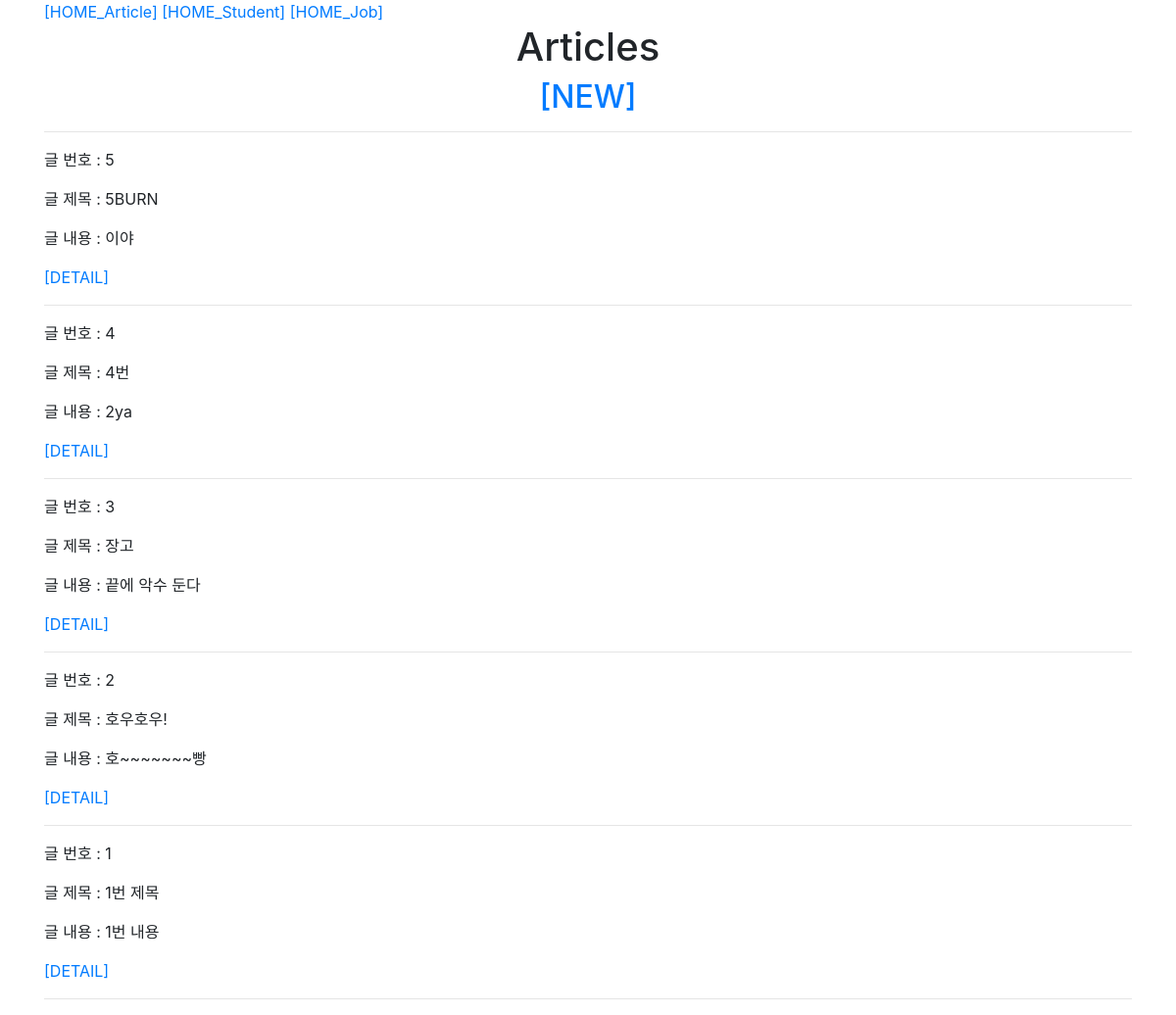
/articles/, run on an earlier commit of the app's database.
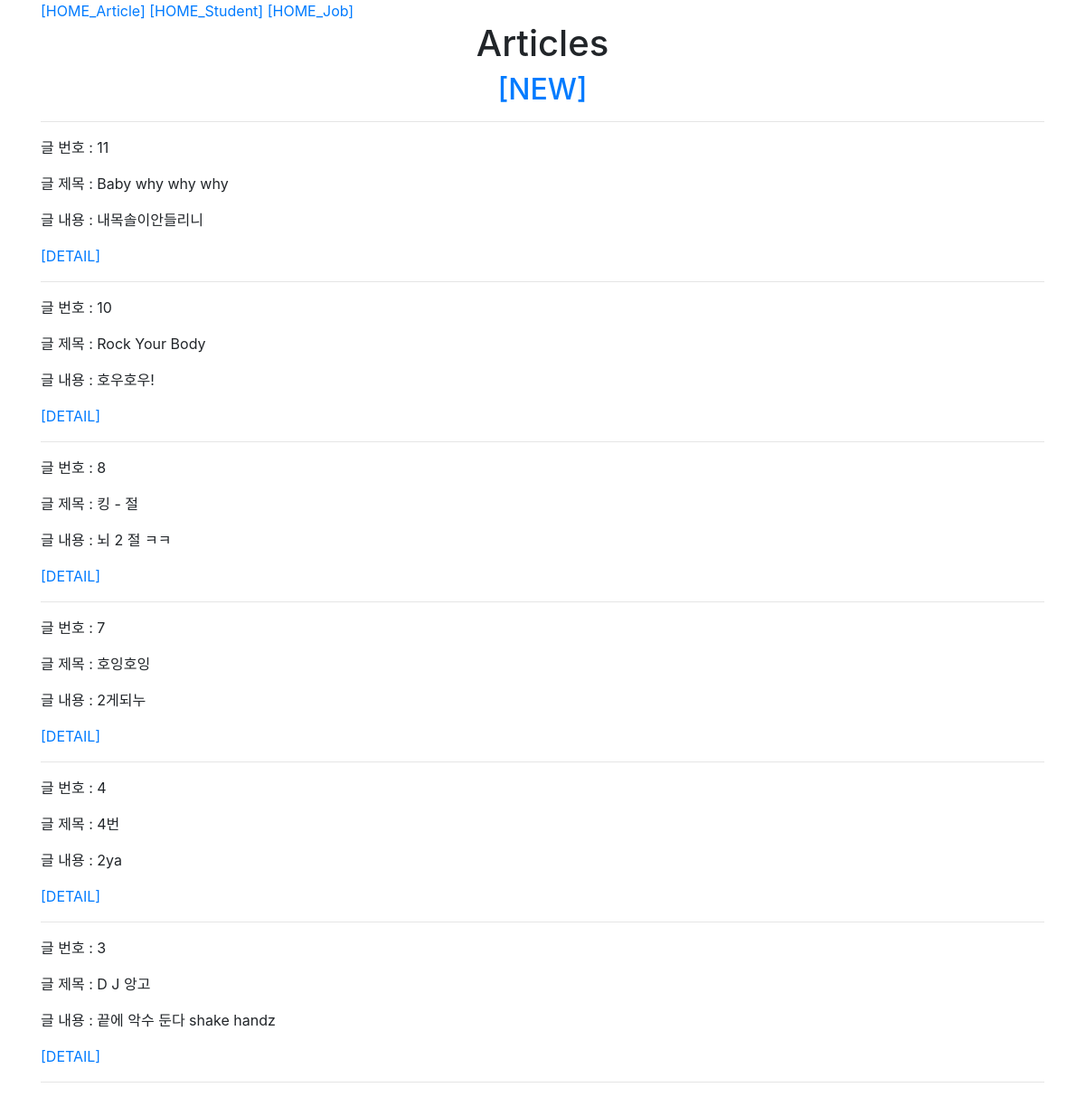
And on a later commit of the database.
### articles/models.py (models this page shows, shortened)
class Article(models.Model):
    title = models.CharField(max_length=20)
    content = models.TextField()
    created_at = models.DateTimeField(auto_now_add=True)
    updated_at = models.DateTimeField(auto_now=True)
    def get_absolute_url(self):
        return reverse('articles:detail', args=[str(self.pk)])
    class Meta:
        ordering = ['-pk',]

### articles/views.py (the view)
# urls.py: path('', views.index, name="index"),
def index(request):
    articles = Article.objects.all()
    context = {
        'articles' : articles,
    }
    return render(request, 'articles/index.html', context=context)

### articles/templates/articles/index.html
{% extends 'base.html' %}
{% block content %}
    <h1 class="text-center">Articles</h1>
    <h2 class="text-center"><a href="{% url 'articles:create' %}">[NEW]</a></h2>
    <hr>
    {% for article in articles %}
    <p>글 번호 : {{ article.pk }}</p>
    <p>글 제목 : {{ article.title }}</p>
    <p>글 내용 : {{ article.content }}</p>
    <a href="{{ article.get_absolute_url }}">[DETAIL]</a>
    <hr>
    {% endfor %}
{% endblock%}

### crud/templates/base.html (shortened to what this page needs)
<!DOCTYPE html>
<html lang="en">
<head>
    <link rel="stylesheet" href="https://stackpath.bootstrapcdn.com/bootstrap/4.3.1/css/bootstrap.min.css">
</head>
<body>
    <div class="container">
        <a href="{% url 'articles:index' %}">[HOME_Article]</a>
        <a href="{% url 'students:index' %}">[HOME_Student]</a>
        <a href="{% url 'jobs:index' %}">[HOME_Job]</a>
        {% block content %}
        {% endblock %}
    </div>
</body>
</html>

What changed in the data, as far as the page shows it:
removed Article: pk "5", title "5BURN", content "이야"
removed Article: pk "2", title "호우호우!", content "호~~~~~~~빵"
removed Article: pk "1", title "1번 제목", content "1번 내용"
added Article: pk "11", title "Baby why why why", content "내목솔이안들리니"
added Article: pk "10", title "Rock Your Body", content "호우호우!"
added Article: pk "8", title "킹 - 절", content "뇌 2 절 ㅋㅋ"
added Article: pk "7", title "호잉호잉", content "2게되누"
changed Article id 3: title "장고" → "D J 앙고"; content "끝에 악수 둔다" → "끝에 악수 둔다 shake handz"
